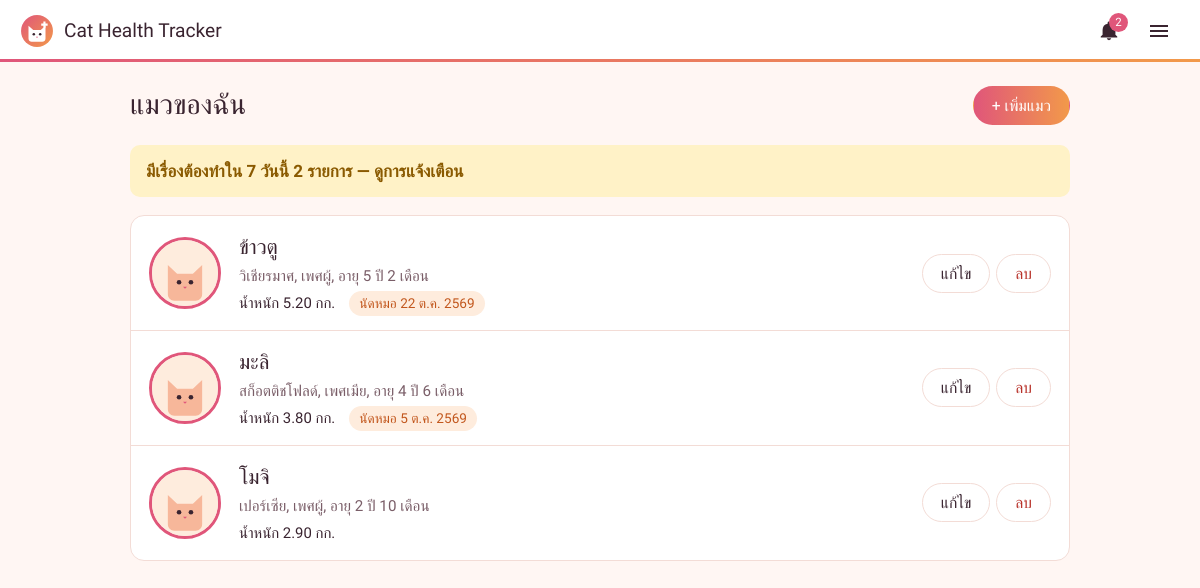
/index.php (signed in), run on the app's committed database.
### tables this page shows
CREATE TABLE IF NOT EXISTS cats (
  cat_id     INT AUTO_INCREMENT PRIMARY KEY,
  user_id    INT NOT NULL,                        
  cat_name   VARCHAR(100) NOT NULL,
  breed      VARCHAR(100),
  birth_date DATE,
  gender     ENUM('ผู้','เมีย') NOT NULL,
  owner_name VARCHAR(100),
  photo      VARCHAR(255),                        
  created_at TIMESTAMP DEFAULT CURRENT_TIMESTAMP,
  FOREIGN KEY (user_id) REFERENCES users(user_id) ON DELETE CASCADE
);

### config.php (called while the page is built, shortened)
<?php
function e($text) {
    return htmlspecialchars((string)$text, ENT_QUOTES, 'UTF-8');
}
function thai_date($date, $with_time = false) {
    $months = ['', 'ม.ค.', 'ก.พ.', 'มี.ค.', 'เม.ย.', 'พ.ค.', 'มิ.ย.',
               'ก.ค.', 'ส.ค.', 'ก.ย.', 'ต.ค.', 'พ.ย.', 'ธ.ค.'];
    $t = strtotime($date);
    $out = date('j', $t) . ' ' . $months[(int)date('n', $t)] . ' ' . (date('Y', $t) + 543);
    return $out;
}
function cat_age($birth_date) {
    $diff = (new DateTime($birth_date))->diff(new DateTime());
    if ($diff->y > 0) return $diff->y . ' ปี ' . $diff->m . ' เดือน';
    return $diff->m . ' เดือน';
}
function cat_photo($photo) {
    return 'assets/cat-default.svg';
}
function count_alerts(PDO $pdo) {
    $sql = "SELECT
              (SELECT COUNT(*) FROM health_records h JOIN cats c ON c.cat_id = h.cat_id
               WHERE c.user_id = :u1 AND h.next_appointment_date IS NOT NULL
                 AND DATE(h.next_appointment_date) BETWEEN CURDATE() AND DATE_ADD(CURDATE(), INTERVAL 7 DAY))
            + (SELECT COUNT(*) FROM vaccinations v JOIN cats c ON c.cat_id = v.cat_id
               WHERE c.user_id = :u2 AND v.next_due_date IS NOT NULL
                 AND v.next_due_date <= DATE_ADD(CURDATE(), INTERVAL 7 DAY)
                 AND NOT EXISTS (SELECT 1 FROM vaccinations v2
                                 WHERE v2.cat_id = v.cat_id AND v2.vaccine_name = v.vaccine_name
                                   AND v2.vaccine_date > v.vaccine_date))";
    $stmt = $pdo->prepare($sql);
    $stmt->execute([':u1' => $_SESSION['user_id'], ':u2' => $_SESSION['user_id']]);
    return (int)$stmt->fetchColumn();
}

### index.php (the view, shortened to what this page needs)
<?php
require 'config.php';
$sql = "SELECT c.*,
          (SELECT weight_kg FROM health_records h
            WHERE h.cat_id = c.cat_id AND h.weight_kg IS NOT NULL
            ORDER BY h.record_date DESC, h.record_id DESC LIMIT 1) AS last_weight,
          (SELECT MIN(next_appointment_date) FROM health_records h
            WHERE h.cat_id = c.cat_id AND DATE(h.next_appointment_date) >= CURDATE()) AS next_appt
        FROM cats c
        WHERE c.user_id = ?
        ORDER BY c.cat_name";
$stmt = $pdo->prepare($sql);
$stmt->execute([$_SESSION['user_id']]);
$cats = $stmt->fetchAll();
require 'includes/header.php';
?>
<div class="page-head">
  <h1>แมวของฉัน</h1>
  <a class="btn btn-primary" href="cat_form.php">+ เพิ่มแมว</a>
</div>
<?php if ($alert_count > 0): ?>
  <a class="alert-strip" href="notifications.php">
    มีเรื่องต้องทำใน 7 วันนี้ <?= $alert_count ?> รายการ — ดูการแจ้งเตือน
  </a>
<?php endif; ?>
<?php if (!$cats): ?>
  <div class="empty">
    <img src="assets/cat-default.svg" alt="" width="96" height="96">
    <p>ยังไม่มีแมวในระบบ เพิ่มน้องแมวตัวแรกเพื่อเริ่มบันทึกวัคซีน น้ำหนัก และนัดหมอ</p>
    <a class="btn btn-primary" href="cat_form.php">เพิ่มแมวตัวแรก</a>
  </div>
<?php else: ?>
  <ul class="cat-list">
    <?php foreach ($cats as $c): ?>
      <li class="cat-row">
        <a class="cat-link" href="cat_detail.php?id=<?= $c['cat_id'] ?>">
          <img class="avatar" src="<?= e(cat_photo($c['photo'])) ?>" alt="รูปของ<?= e($c['cat_name']) ?>" width="72" height="72">
          <span class="cat-info">
            <strong class="cat-name"><?= e($c['cat_name']) ?></strong>
            <span class="cat-meta">
              <?= e($c['breed'] ?: 'ไม่ระบุสายพันธุ์') ?>,
              <?= $c['gender'] === 'ผู้' ? 'เพศผู้' : 'เพศเมีย' ?>,
              อายุ <?= e(cat_age($c['birth_date'])) ?>
            </span>
            <span class="cat-stats">
              <span>น้ำหนัก <?= $c['last_weight'] !== null ? e($c['last_weight']) . ' กก.' : '-' ?></span>
              <?php if ($c['next_appt']): ?>
                <span class="chip chip-appt">นัดหมอ <?= e(thai_date($c['next_appt'])) ?></span>
              <?php endif; ?>
            </span>
          </span>
        </a>
        <div class="row-actions">
          <a class="btn btn-ghost" href="cat_form.php?id=<?= $c['cat_id'] ?>">แก้ไข</a>
          <form method="post" action="cat_delete.php"
                onsubmit="return confirm(<?= e(json_encode('ลบข้อมูลของ ' . $c['cat_name'] . ' พร้อมประวัติทั้งหมด? การลบย้อนกลับไม่ได้', JSON_UNESCAPED_UNICODE)) ?>);">
            <button type="submit" class="btn btn-ghost btn-danger-text">ลบ</button>
          </form>
        </div>
      </li>
    <?php endforeach; ?>
  </ul>
<?php endif; ?>
<?php require 'includes/footer.php'; ?>

### includes/header.php (shortened to what this page needs)
<?php
$logged_in = !empty($_SESSION['user_id']);
$alert_count = $logged_in ? count_alerts($pdo) : 0;
$current = basename($_SERVER['PHP_SELF']);
?>
<!DOCTYPE html>
<html lang="th">
<head>
  <link rel="stylesheet" href="assets/style.css">
</head>
<body class="<?= $logged_in ? 'app' : 'auth' ?>">
<?php if ($logged_in): ?>
<header class="topbar">
  <a class="brand" href="index.php">
    <img src="assets/logo.svg" alt="" width="34" height="34">
    <span>Cat Health Tracker</span>
  </a>
  <a class="bell<?= $current === 'notifications.php' ? ' is-active' : '' ?>" href="notifications.php" aria-label="การแจ้งเตือน <?= $alert_count ?> รายการ">
    <svg viewBox="0 0 24 24" width="22" height="22" aria-hidden="true"><path fill="currentColor" d="M12 22a2.5 2.5 0 0 0 2.45-2h-4.9A2.5 2.5 0 0 0 12 22Zm7-6V11a7 7 0 0 0-5.5-6.84V3a1.5 1.5 0 0 0-3 0v1.16A7 7 0 0 0 5 11v5l-2 2v1h18v-1l-2-2Z"/></svg>
    <?php if ($alert_count > 0): ?><span class="badge"><?= $alert_count ?></span><?php endif; ?>
  </a>
  <details class="menu">
    <summary aria-label="เมนู">
      <svg viewBox="0 0 24 24" width="24" height="24" aria-hidden="true"><path fill="currentColor" d="M3 6h18v2H3zm0 5h18v2H3zm0 5h18v2H3z"/></svg>
    </summary>
  </details>
</header>
<?php endif; ?>
<main class="container">

### includes/footer.php
</main>
</body>
</html>

### assets/style.css (style rules this page uses)
:root { --ink: #3A2430; --ink-soft: #7A5E68; --bg: #FFF6F3; --surface: #FFFFFF; --line: #F3DCD6; --magenta: #E0567A; --magenta-dark: #C23E62; --magenta-soft: #FDE6EC; --teal: #C2571D; --teal-soft: #FEECDD; --amber: #8A5A00; --amber-soft: #FFF2C7; --red: #B8322A; --red-soft: #FBE1DE; --gradient: linear-gradient(90deg, #E0567A, #F2994A); --font-head: "Mitr", "Sarabun", system-ui, sans-serif; --font-body: "Sarabun", "Tahoma", system-ui, sans-serif; --radius: 14px; }
*, *::before, *::after { box-sizing: border-box; }
body { margin: 0; font-family: var(--font-body); font-size: 17px; line-height: 1.65; color: var(--ink); background: var(--bg); }
h1, h2, h3 { font-family: var(--font-head); font-weight: 500; line-height: 1.3; margin: 0; }
h1 { font-size: 1.75rem; }
a { color: var(--teal); }
.container { max-width: 980px; margin: 0 auto; padding: 24px 20px 64px; }
.topbar { position: sticky; top: 0; z-index: 10; display: flex; align-items: center; gap: 8px; padding: 10px 20px; background: var(--surface); border-bottom: 0; }
.topbar::after { content: ""; position: absolute; left: 0; right: 0; bottom: 0; height: 3px; background: var(--gradient); }
.brand { display: flex; align-items: center; gap: 10px; margin-right: auto; font-family: var(--font-head); font-size: 1.2rem; color: var(--ink); text-decoration: none; }
.bell, .menu summary { position: relative; display: grid; place-items: center; width: 42px; height: 42px; border-radius: 50%; color: var(--ink); cursor: pointer; list-style: none; }
.badge { position: absolute; top: 3px; right: 2px; min-width: 19px; height: 19px; padding: 0 5px; border-radius: 10px; background: var(--magenta); color: #fff; font-size: 0.72rem; line-height: 19px; text-align: center; }
.menu { position: relative; }
.btn { display: inline-flex; align-items: center; justify-content: center; gap: 6px; padding: 9px 18px; border-radius: 999px; border: 1.5px solid transparent; font: 500 0.98rem var(--font-head); text-decoration: none; cursor: pointer; transition: background-color 0.15s; }
.btn-primary { background: var(--gradient); color: #fff; }
.btn-ghost { background: var(--surface); color: var(--ink); border-color: var(--line); }
.btn-danger-text { color: var(--red); }
.page-head { display: flex; align-items: center; justify-content: space-between; gap: 12px; margin-bottom: 20px; }
.avatar { border-radius: 50%; object-fit: cover; flex-shrink: 0; border: 3px solid var(--magenta); background: var(--magenta-soft); }
.alert-strip { display: block; margin-bottom: 18px; padding: 12px 16px; border-radius: 10px; background: var(--amber-soft); color: var(--amber); font-weight: 600; text-decoration: none; }
.cat-list { list-style: none; margin: 0; padding: 0; background: var(--surface); border: 1.5px solid var(--line); border-radius: var(--radius); }
.cat-row { display: flex; align-items: center; gap: 12px; padding: 14px 18px; }
.cat-row + .cat-row { border-top: 1px solid var(--line); }
.cat-link { display: flex; align-items: center; gap: 18px; flex: 1; min-width: 0; color: inherit; text-decoration: none; }
.cat-info { display: flex; flex-direction: column; min-width: 0; }
.cat-name { font-family: var(--font-head); font-weight: 500; font-size: 1.3rem; }
.cat-meta { color: var(--ink-soft); font-size: 0.95rem; }
.cat-stats { display: flex; flex-wrap: wrap; gap: 6px 14px; align-items: center; font-size: 0.93rem; margin-top: 2px; }
.chip { padding: 1px 10px; border-radius: 999px; font-size: 0.85rem; }
.chip-appt { background: var(--teal-soft); color: var(--teal); }
.row-actions { display: flex; gap: 6px; }
.row-actions form { margin: 0; }

### data on the page
cats: cat_name "ข้าวตู", breed "วิเชียรมาศ", gender "เพศผู้", birth_date "5 ปี 2 เดือน", last_weight "5.20", next_appt "22 ต.ค. 2569"
cats: cat_name "มะลิ", breed "สก็อตติชโฟลด์", gender "เพศเมีย", birth_date "4 ปี 6 เดือน", last_weight "3.80", next_appt "5 ต.ค. 2569"
cats: cat_name "โมจิ", breed "เปอร์เซีย", gender "เพศผู้", birth_date "2 ปี 10 เดือน", last_weight "2.90"

### other printed values
$alert_count "2"
